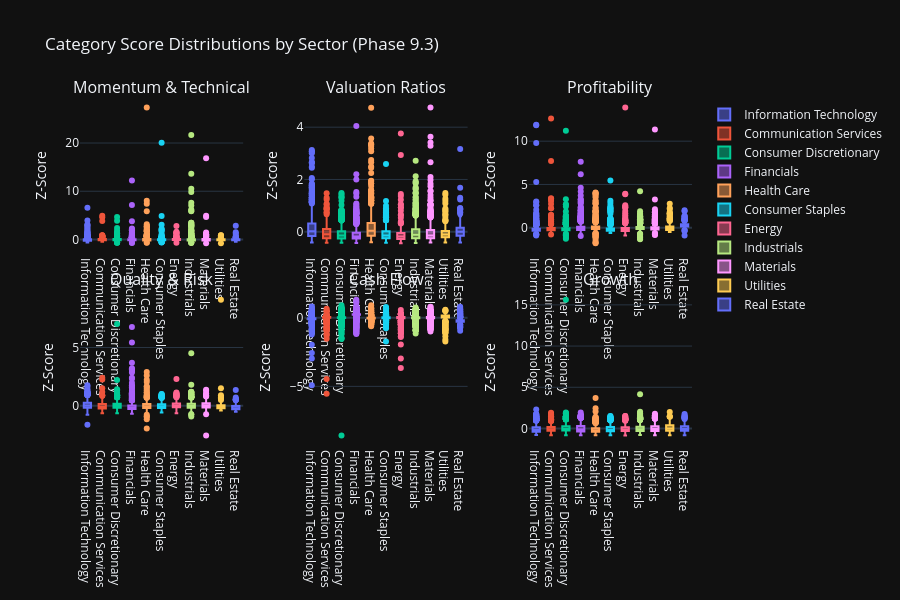

This figure's notebook cell:
### Code cell
# Visualization 4: Category Distribution Box Plots
print("\n📊 Category Distribution Box Plots:")

# Create box plots for each category showing distribution across sectors
if 'category_score_matrix' in locals() and not category_score_matrix.empty:
    # Add sector information to category scores
    category_scores_with_sector = category_score_matrix.copy()
    category_scores_with_sector['sector'] = all_stocks_scaled['sector'].values

    # Create subplot grid for all categories
    from plotly.subplots import make_subplots
    import math

    categories = [col for col in category_score_matrix.columns]
    n_categories = len(categories)
    n_cols = 3
    n_rows = math.ceil(n_categories / n_cols)

    fig_box = make_subplots(
            rows=n_rows,
            cols=n_cols,
            subplot_titles=categories,
            vertical_spacing=0.12,
            horizontal_spacing=0.1
            )

    for idx, category in enumerate(categories):
        row = idx // n_cols + 1
        col = idx % n_cols + 1

        # Create box plot data for this category
        for sector in category_scores_with_sector['sector'].unique():
            if pd.notna(sector):
                sector_data = category_scores_with_sector[
                    category_scores_with_sector['sector'] == sector
                    ][category].dropna()

                fig_box.add_trace(
                        go.Box(
                                y=sector_data,
                                name=sector,
                                showlegend=(idx == 0),  # Only show legend for first subplot
                                marker_color=px.colors.qualitative.Plotly[
                                    list(category_scores_with_sector['sector'].unique()).index(sector) % 10
                                    ]
                                ),
                        row=row,
                        col=col
                        )

    fig_box.update_layout(
            title_text="Category Score Distributions by Sector (Phase 9.3)",
            height=300 * n_rows,
            showlegend=True
            )

    fig_box.update_yaxes(title_text="Z-Score")

    fig_box.show()
    output_path = eda_output_dir / "phase93_category_distributions_boxplots.html"
    fig_box.write_html(output_path)

    print(f"\n✓ Category distribution box plots complete")
    print(f"  Categories visualized: {n_categories}")
    print(f"  Grid layout: {n_rows}×{n_cols}")
    print(f"  Output: {output_path}")

    # Identify categories with highest variance
    category_variances = category_score_matrix.var().sort_values(ascending=False)
    print(f"\n  📊 Categories with Highest Variance:")
    for category, variance in category_variances.head(5).items():
        print(f"    {category}: {variance:.2f}")
else:
    print("  ⚠️ No category score data available for box plots")

### Figure 1 — Plotly figure (JSON) as saved in the notebook; plotly's stock layout.template omitted (floating-point values rounded to 4 significant figures; data arrays with more than 128 entries replaced by an {"elided": "..."} marker saying what was removed)
{"data": [{"marker": {"color": "#636EFA"}, "name": "Information Technology", "showlegend": true, "y": {"elided": "846 float values"}, "type": "box", "xaxis": "x", "yaxis": "y"}, {"marker": {"color": "#EF553B"}, "name": "Communication Services", "showlegend": true, "y": {"elided": "346 float values"}, "type": "box", "xaxis": "x", "yaxis": "y"}, {"marker": {"color": "#00CC96"}, "name": "Consumer Discretionary", "showlegend": true, "y": {"elided": "812 float values"}, "type": "box", "xaxis": "x", "yaxis": "y"}, {"marker": {"color": "#AB63FA"}, "name": "Financials", "showlegend": true, "y": {"elided": "1129 float values"}, "type": "box", "xaxis": "x", "yaxis": "y"}, {"marker": {"color": "#FFA15A"}, "name": "Health Care", "showlegend": true, "y": {"elided": "677 float values"}, "type": "box", "xaxis": "x", "yaxis": "y"}, {"marker": {"color": "#19D3F3"}, "name": "Consumer Staples", "showlegend": true, "y": {"elided": "492 float values"}, "type": "box", "xaxis": "x", "yaxis": "y"}, {"marker": {"color": "#FF6692"}, "name": "Energy", "showlegend": true, "y": {"elided": "322 float values"}, "type": "box", "xaxis": "x", "yaxis": "y"}, {"marker": {"color": "#B6E880"}, "name": "Industrials", "showlegend": true, "y": {"elided": "1283 float values"}, "type": "box", "xaxis": "x", "yaxis": "y"}, {"marker": {"color": "#FF97FF"}, "name": "Materials", "showlegend": true, "y": {"elided": "641 float values"}, "type": "box", "xaxis": "x", "yaxis": "y"}, {"marker": {"color": "#FECB52"}, "name": "Utilities", "showlegend": true, "y": {"elided": "274 float values"}, "type": "box", "xaxis": "x", "yaxis": "y"}, {"marker": {"color": "#636EFA"}, "name": "Real Estate", "showlegend": true, "y": {"elided": "214 float values"}, "type": "box", "xaxis": "x", "yaxis": "y"}, {"marker": {"color": "#636EFA"}, "name": "Information Technology", "showlegend": false, "y": {"elided": "846 float values"}, "type": "box", "xaxis": "x2", "yaxis": "y2"}, {"marker": {"color": "#EF553B"}, "name": "Communication Services", "showlegend": false, "y": {"elided": "346 float values"}, "type": "box", "xaxis": "x2", "yaxis": "y2"}, {"marker": {"color": "#00CC96"}, "name": "Consumer Discretionary", "showlegend": false, "y": {"elided": "812 float values"}, "type": "box", "xaxis": "x2", "yaxis": "y2"}, {"marker": {"color": "#AB63FA"}, "name": "Financials", "showlegend": false, "y": {"elided": "1129 float values"}, "type": "box", "xaxis": "x2", "yaxis": "y2"}, {"marker": {"color": "#FFA15A"}, "name": "Health Care", "showlegend": false, "y": {"elided": "677 float values"}, "type": "box", "xaxis": "x2", "yaxis": "y2"}, {"marker": {"color": "#19D3F3"}, "name": "Consumer Staples", "showlegend": false, "y": {"elided": "492 float values"}, "type": "box", "xaxis": "x2", "yaxis": "y2"}, {"marker": {"color": "#FF6692"}, "name": "Energy", "showlegend": false, "y": {"elided": "322 float values"}, "type": "box", "xaxis": "x2", "yaxis": "y2"}, {"marker": {"color": "#B6E880"}, "name": "Industrials", "showlegend": false, "y": {"elided": "1283 float values"}, "type": "box", "xaxis": "x2", "yaxis": "y2"}, {"marker": {"color": "#FF97FF"}, "name": "Materials", "showlegend": false, "y": {"elided": "641 float values"}, "type": "box", "xaxis": "x2", "yaxis": "y2"}, {"marker": {"color": "#FECB52"}, "name": "Utilities", "showlegend": false, "y": {"elided": "274 float values"}, "type": "box", "xaxis": "x2", "yaxis": "y2"}, {"marker": {"color": "#636EFA"}, "name": "Real Estate", "showlegend": false, "y": {"elided": "214 float values"}, "type": "box", "xaxis": "x2", "yaxis": "y2"}, {"marker": {"color": "#636EFA"}, "name": "Information Technology", "showlegend": false, "y": {"elided": "846 float values"}, "type": "box", "xaxis": "x3", "yaxis": "y3"}, {"marker": {"color": "#EF553B"}, "name": "Communication Services", "showlegend": false, "y": {"elided": "346 float values"}, "type": "box", "xaxis": "x3", "yaxis": "y3"}, {"marker": {"color": "#00CC96"}, "name": "Consumer Discretionary", "showlegend": false, "y": {"elided": "812 float values"}, "type": "box", "xaxis": "x3", "yaxis": "y3"}, {"marker": {"color": "#AB63FA"}, "name": "Financials", "showlegend": false, "y": {"elided": "1129 float values"}, "type": "box", "xaxis": "x3", "yaxis": "y3"}, {"marker": {"color": "#FFA15A"}, "name": "Health Care", "showlegend": false, "y": {"elided": "677 float values"}, "type": "box", "xaxis": "x3", "yaxis": "y3"}, {"marker": {"color": "#19D3F3"}, "name": "Consumer Staples", "showlegend": false, "y": {"elided": "492 float values"}, "type": "box", "xaxis": "x3", "yaxis": "y3"}, {"marker": {"color": "#FF6692"}, "name": "Energy", "showlegend": false, "y": {"elided": "322 float values"}, "type": "box", "xaxis": "x3", "yaxis": "y3"}, {"marker": {"color": "#B6E880"}, "name": "Industrials", "showlegend": false, "y": {"elided": "1283 float values"}, "type": "box", "xaxis": "x3", "yaxis": "y3"}, {"marker": {"color": "#FF97FF"}, "name": "Materials", "showlegend": false, "y": {"elided": "641 float values"}, "type": "box", "xaxis": "x3", "yaxis": "y3"}, {"marker": {"color": "#FECB52"}, "name": "Utilities", "showlegend": false, "y": {"elided": "274 float values"}, "type": "box", "xaxis": "x3", "yaxis": "y3"}, {"marker": {"color": "#636EFA"}, "name": "Real Estate", "showlegend": false, "y": {"elided": "214 float values"}, "type": "box", "xaxis": "x3", "yaxis": "y3"}, {"marker": {"color": "#636EFA"}, "name": "Information Technology", "showlegend": false, "y": {"elided": "846 float values"}, "type": "box", "xaxis": "x4", "yaxis": "y4"}, {"marker": {"color": "#EF553B"}, "name": "Communication Services", "showlegend": false, "y": {"elided": "346 float values"}, "type": "box", "xaxis": "x4", "yaxis": "y4"}, {"marker": {"color": "#00CC96"}, "name": "Consumer Discretionary", "showlegend": false, "y": {"elided": "812 float values"}, "type": "box", "xaxis": "x4", "yaxis": "y4"}, {"marker": {"color": "#AB63FA"}, "name": "Financials", "showlegend": false, "y": {"elided": "1129 float values"}, "type": "box", "xaxis": "x4", "yaxis": "y4"}, {"marker": {"color": "#FFA15A"}, "name": "Health Care", "showlegend": false, "y": {"elided": "677 float values"}, "type": "box", "xaxis": "x4", "yaxis": "y4"}, {"marker": {"color": "#19D3F3"}, "name": "Consumer Staples", "showlegend": false, "y": {"elided": "492 float values"}, "type": "box", "xaxis": "x4", "yaxis": "y4"}, {"marker": {"color": "#FF6692"}, "name": "Energy", "showlegend": false, "y": {"elided": "322 float values"}, "type": "box", "xaxis": "x4", "yaxis": "y4"}, {"marker": {"color": "#B6E880"}, "name": "Industrials", "showlegend": false, "y": {"elided": "1283 float values"}, "type": "box", "xaxis": "x4", "yaxis": "y4"}, {"marker": {"color": "#FF97FF"}, "name": "Materials", "showlegend": false, "y": {"elided": "641 float values"}, "type": "box", "xaxis": "x4", "yaxis": "y4"}, {"marker": {"color": "#FECB52"}, "name": "Utilities", "showlegend": false, "y": {"elided": "274 float values"}, "type": "box", "xaxis": "x4", "yaxis": "y4"}, {"marker": {"color": "#636EFA"}, "name": "Real Estate", "showlegend": false, "y": {"elided": "214 float values"}, "type": "box", "xaxis": "x4", "yaxis": "y4"}, {"marker": {"color": "#636EFA"}, "name": "Information Technology", "showlegend": false, "y": {"elided": "846 float values"}, "type": "box", "xaxis": "x5", "yaxis": "y5"}, {"marker": {"color": "#EF553B"}, "name": "Communication Services", "showlegend": false, "y": {"elided": "346 float values"}, "type": "box", "xaxis": "x5", "yaxis": "y5"}, {"marker": {"color": "#00CC96"}, "name": "Consumer Discretionary", "showlegend": false, "y": {"elided": "812 float values"}, "type": "box", "xaxis": "x5", "yaxis": "y5"}, {"marker": {"color": "#AB63FA"}, "name": "Financials", "showlegend": false, "y": {"elided": "1129 float values"}, "type": "box", "xaxis": "x5", "yaxis": "y5"}, {"marker": {"color": "#FFA15A"}, "name": "Health Care", "showlegend": false, "y": {"elided": "677 float values"}, "type": "box", "xaxis": "x5", "yaxis": "y5"}, {"marker": {"color": "#19D3F3"}, "name": "Consumer Staples", "showlegend": false, "y": {"elided": "492 float values"}, "type": "box", "xaxis": "x5", "yaxis": "y5"}, {"marker": {"color": "#FF6692"}, "name": "Energy", "showlegend": false, "y": {"elided": "322 float values"}, "type": "box", "xaxis": "x5", "yaxis": "y5"}, {"marker": {"color": "#B6E880"}, "name": "Industrials", "showlegend": false, "y": {"elided": "1283 float values"}, "type": "box", "xaxis": "x5", "yaxis": "y5"}, {"marker": {"color": "#FF97FF"}, "name": "Materials", "showlegend": false, "y": {"elided": "641 float values"}, "type": "box", "xaxis": "x5", "yaxis": "y5"}, {"marker": {"color": "#FECB52"}, "name": "Utilities", "showlegend": false, "y": {"elided": "274 float values"}, "type": "box", "xaxis": "x5", "yaxis": "y5"}, {"marker": {"color": "#636EFA"}, "name": "Real Estate", "showlegend": false, "y": {"elided": "214 float values"}, "type": "box", "xaxis": "x5", "yaxis": "y5"}, {"marker": {"color": "#636EFA"}, "name": "Information Technology", "showlegend": false, "y": {"elided": "846 float values"}, "type": "box", "xaxis": "x6", "yaxis": "y6"}, {"marker": {"color": "#EF553B"}, "name": "Communication Services", "showlegend": false, "y": {"elided": "346 float values"}, "type": "box", "xaxis": "x6", "yaxis": "y6"}, {"marker": {"color": "#00CC96"}, "name": "Consumer Discretionary", "showlegend": false, "y": {"elided": "812 float values"}, "type": "box", "xaxis": "x6", "yaxis": "y6"}, {"marker": {"color": "#AB63FA"}, "name": "Financials", "showlegend": false, "y": {"elided": "1129 float values"}, "type": "box", "xaxis": "x6", "yaxis": "y6"}, {"marker": {"color": "#FFA15A"}, "name": "Health Care", "showlegend": false, "y": {"elided": "677 float values"}, "type": "box", "xaxis": "x6", "yaxis": "y6"}, {"marker": {"color": "#19D3F3"}, "name": "Consumer Staples", "showlegend": false, "y": {"elided": "492 float values"}, "type": "box", "xaxis": "x6", "yaxis": "y6"}, {"marker": {"color": "#FF6692"}, "name": "Energy", "showlegend": false, "y": {"elided": "322 float values"}, "type": "box", "xaxis": "x6", "yaxis": "y6"}, {"marker": {"color": "#B6E880"}, "name": "Industrials", "showlegend": false, "y": {"elided": "1283 float values"}, "type": "box", "xaxis": "x6", "yaxis": "y6"}, {"marker": {"color": "#FF97FF"}, "name": "Materials", "showlegend": false, "y": {"elided": "641 float values"}, "type": "box", "xaxis": "x6", "yaxis": "y6"}, {"marker": {"color": "#FECB52"}, "name": "Utilities", "showlegend": false, "y": {"elided": "274 float values"}, "type": "box", "xaxis": "x6", "yaxis": "y6"}, {"marker": {"color": "#636EFA"}, "name": "Real Estate", "showlegend": false, "y": {"elided": "214 float values"}, "type": "box", "xaxis": "x6", "yaxis": "y6"}], "layout": {"xaxis": {"anchor": "y", "domain": [0.0, 0.2667]}, "yaxis": {"anchor": "x", "domain": [0.56, 1.0], "title": {"text": "Z-Score"}}, "xaxis2": {"anchor": "y2", "domain": [0.3667, 0.6333]}, "yaxis2": {"anchor": "x2", "domain": [0.56, 1.0], "title": {"text": "Z-Score"}}, "xaxis3": {"anchor": "y3", "domain": [0.7333, 1.0]}, "yaxis3": {"anchor": "x3", "domain": [0.56, 1.0], "title": {"text": "Z-Score"}}, "xaxis4": {"anchor": "y4", "domain": [0.0, 0.2667]}, "yaxis4": {"anchor": "x4", "domain": [0.0, 0.44], "title": {"text": "Z-Score"}}, "xaxis5": {"anchor": "y5", "domain": [0.3667, 0.6333]}, "yaxis5": {"anchor": "x5", "domain": [0.0, 0.44], "title": {"text": "Z-Score"}}, "xaxis6": {"anchor": "y6", "domain": [0.7333, 1.0]}, "yaxis6": {"anchor": "x6", "domain": [0.0, 0.44], "title": {"text": "Z-Score"}}, "annotations": [{"font": {"size": 16}, "showarrow": false, "text": "Momentum & Technical", "x": 0.1333, "xanchor": "center", "xref": "paper", "y": 1.0, "yanchor": "bottom", "yref": "paper"}, {"font": {"size": 16}, "showarrow": false, "text": "Valuation Ratios", "x": 0.5, "xanchor": "center", "xref": "paper", "y": 1.0, "yanchor": "bottom", "yref": "paper"}, {"font": {"size": 16}, "showarrow": false, "text": "Profitability", "x": 0.8667, "xanchor": "center", "xref": "paper", "y": 1.0, "yanchor": "bottom", "yref": "paper"}, {"font": {"size": 16}, "showarrow": false, "text": "Quality & Risk", "x": 0.1333, "xanchor": "center", "xref": "paper", "y": 0.44, "yanchor": "bottom", "yref": "paper"}, {"font": {"size": 16}, "showarrow": false, "text": "Cash Flow", "x": 0.5, "xanchor": "center", "xref": "paper", "y": 0.44, "yanchor": "bottom", "yref": "paper"}, {"font": {"size": 16}, "showarrow": false, "text": "Growth", "x": 0.8667, "xanchor": "center", "xref": "paper", "y": 0.44, "yanchor": "bottom", "yref": "paper"}], "title": {"text": "Category Score Distributions by Sector (Phase 9.3)"}, "height": 600, "showlegend": true}}
